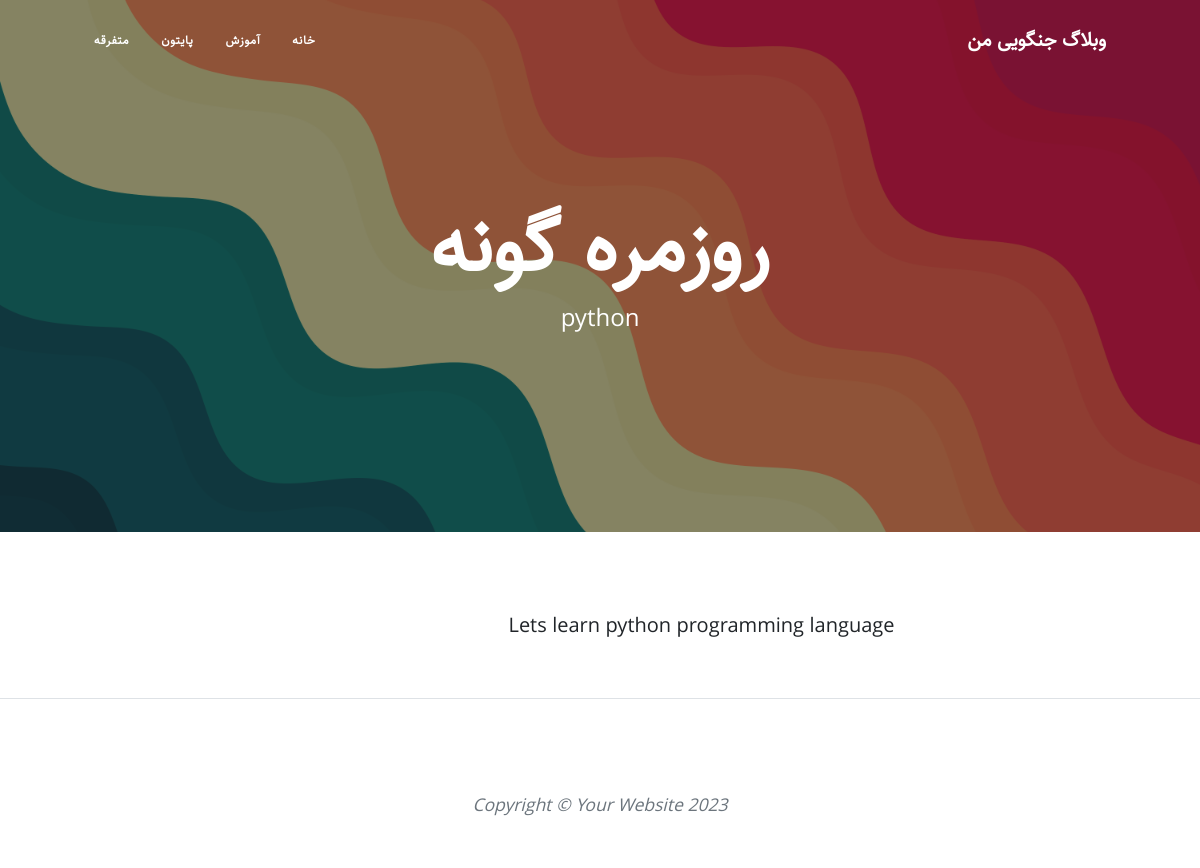
The app's page /article/python with its own data.
### blog/models.py (models this page shows, shortened)
class Category(models.Model):
    title = models.CharField(max_length=200, verbose_name='عنوان دسته‌بندی')
    slug = models.SlugField(max_length=100, unique=True, verbose_name='آدرس دسته‌بندی')
    status = models.BooleanField(default=True, verbose_name="آیا نمایش داده شود؟")
    position = models.IntegerField(verbose_name="پوزیشن")
    class Meta:
        verbose_name = "دسته‌بندی"
        verbose_name_plural = "دسته‌بندی‌ها"
        ordering = ['position']

class Article(models.Model):
    STATUS_CHOICES = (
        ('d', 'Draf'),
        ('p', 'Published'),
    )
    title = models.CharField(max_length=200, verbose_name='عنوان مقاله')
    slug = models.SlugField(max_length=100, unique=True, verbose_name='آدرس مقاله')
    category = models.ManyToManyField(Category, verbose_name='دسته‌بندی', related_name="articles")
    description = models.TextField(verbose_name='توضیحات')
    thumbnail = models.ImageField(upload_to="images", verbose_name='تصویر')
    status = models.CharField(max_length=1, choices=STATUS_CHOICES, verbose_name='وضعیت')
    publish = models.DateTimeField(default=timezone.now, verbose_name='زمان انتشار')
    created_at = models.DateTimeField(auto_now_add=True)
    updated_at = models.DateTimeField(auto_now=True)
    class Meta:
        verbose_name = "مقاله"
        verbose_name_plural = "مقالات"
        ordering = ['-publish']
    def jpublish(self):
        return jalali_convertor(self.publish)
    objects = ArticleManager()
    jpublish.short_description = 'زمان انتشار'

### blog/views.py (the view)
# urls.py: path('article/<slug:slug>', blog_detail, name='blog_detail'),
def blog_detail(request, slug):
    context = {
        'article': get_object_or_404(Article.objects.published(), slug=slug, status="p")
    }
    return render(request, 'blog/post.html', context)

### blog/models.py (called while the page is built)
    def published(self):
        return self.filter(status='p')

### blog/templatetags/base_tags.py (called while the page is built)
@register.simple_tag
def title():
    return "وبلاگ جنگویی من"

@register.inclusion_tag('blog/partials/category_navbar.html')
def navbar():
    return {"categories": Category.objects.filter(status=True)}

### blog/templates/blog/post.html
{% extends 'blog/base.html' %}
{% block main %}
<header class="masthead" style="background-image: url('{{article.thumbnail.url}}')">
    <div class="container position-relative px-4 px-lg-5">
        <div class="row gx-4 gx-lg-5 justify-content-center">
            <div class="col-md-10 col-lg-8 col-xl-7">
                <div class="site-heading">
                    <h1>روزمره گونه</h1>
                    <span class="subheading">{{article.title}}</span>
                </div>
            </div>
        </div>
    </div>
</header>
<article class="mb-4">
    <div class="container px-4 px-lg-5">
        <div class="row gx-4 gx-lg-5 justify-content-center">
            <div class="col-md-10 col-lg-8 col-xl-7">
                {{article.description | linebreaks}}
            </div>
        </div>
    </div>
</article>
{% endblock %}

### blog/templates/blog/partials/category_navbar.html
<div class="collapse navbar-collapse" id="navbarResponsive">
    <ul class="navbar-nav ms-auto py-4 py-lg-0">
        <li class="nav-item"><a class="nav-link px-lg-3 py-3 py-lg-4" href="{% url 'blog:home' %}">خانه</a></li>
        {% for category in categories %}
        <li class="nav-item"><a class="nav-link px-lg-3 py-3 py-lg-4" href="{% url 'blog:category' category.slug %}">{{category.title}}</a></li>
        {% endfor %}
    </ul>
</div>

### blog/static/blog/css/rtl.css (style rules this page uses)
* { font-family: "Sahel" !important; }
body { direction: rtl; text-align: right; font-family: "Sahel"; }
.ms-auto { margin-left: initial !important; margin-right: auto; }

### records on screen
Category: title "آموزش"
Category: title "پایتون"
Category: title "متفرقه"
Article: thumbnail (picture), title "python", description "Lets learn python programming language"
